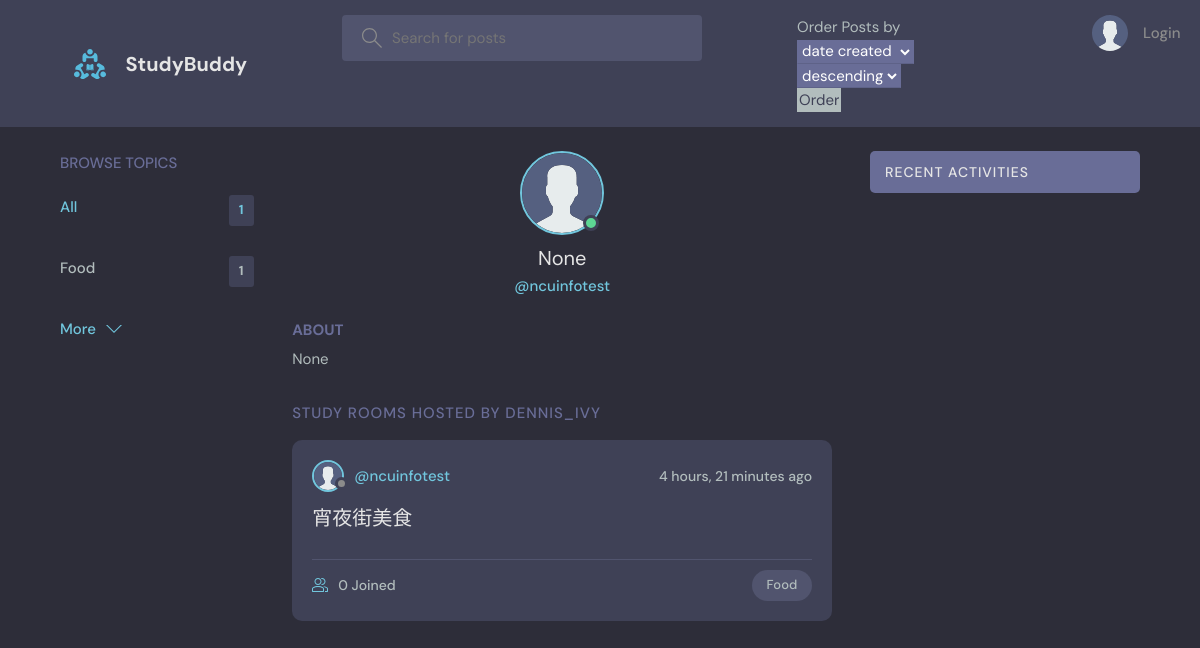
The page /profile/8/ on the database as committed earlier.
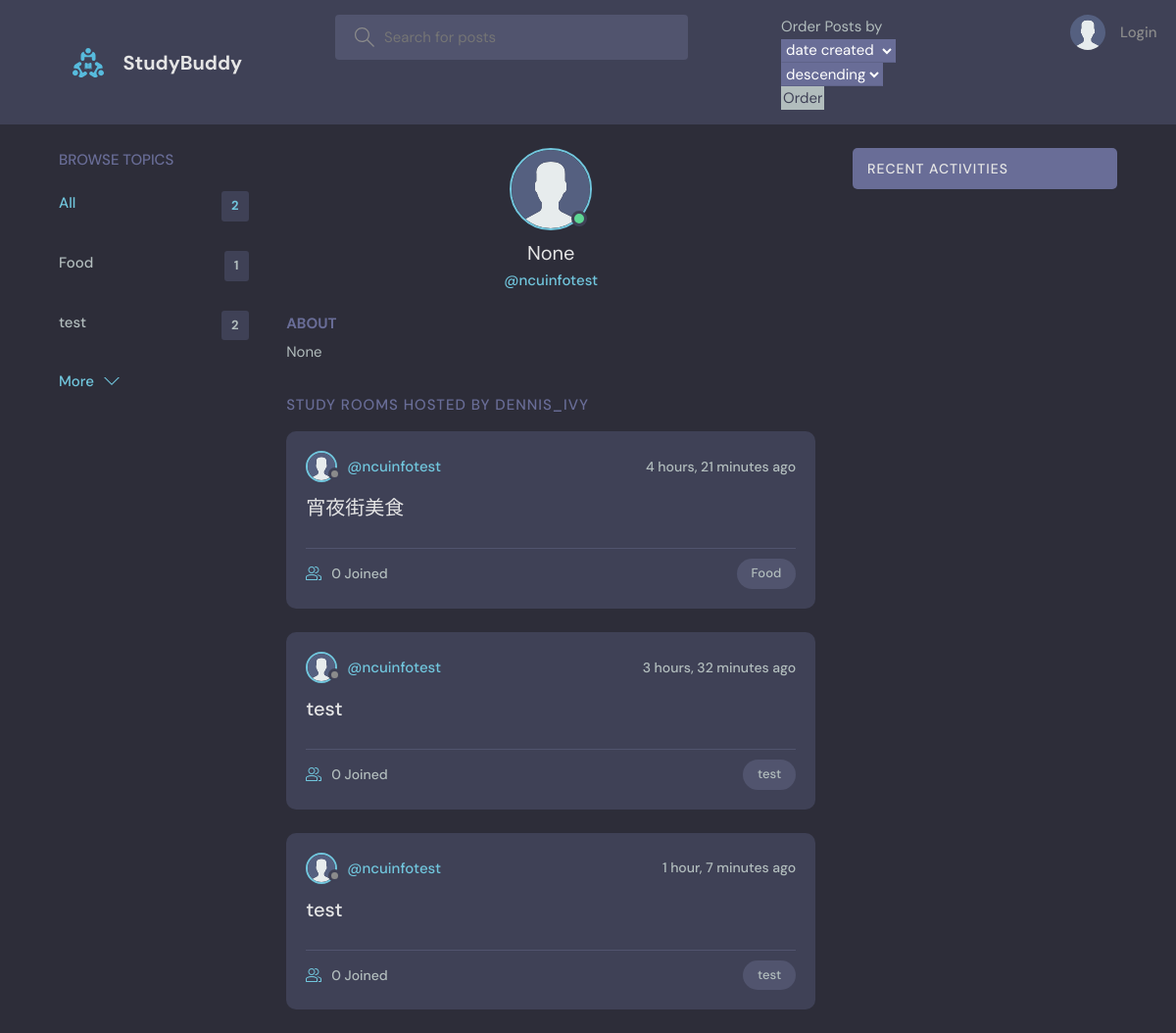
The same page on the database as committed later.
### base/models.py (models this page shows, shortened)
class Topic(models.Model):
    name = models.CharField(max_length=200)

class Room(models.Model):
    host = models.ForeignKey(User, on_delete=models.SET_NULL, null=True)
    topic = models.ForeignKey(Topic, on_delete=models.SET_NULL, null=True)
    name = models.CharField(max_length=200)
    description = models.TextField(null=True, blank=True)
    participants = models.ManyToManyField(
        User, related_name='participants', blank=True)
    updated = models.DateTimeField(auto_now=True)
    created = models.DateTimeField(auto_now_add=True)
    likes = models.ManyToManyField(User, related_name='post_like', blank=True)
    message_count = models.IntegerField(default=0, null=True, blank=True)
    like_count = models.IntegerField(default=0, null=True, blank=True)
    class Meta:
        pass

class User(AbstractUser):
    name = models.CharField(max_length=200, null=True)
    real_first_name = models.CharField(max_length=200, null=True)
    real_last_name = models.CharField(max_length=200, null=True)
    email = models.EmailField(unique=True, null=True)
    GENDER_MALE = 0
    GENDER_FEMALE = 1
    GENDER_CHOICES = [(GENDER_MALE, 'Male'), (GENDER_FEMALE, 'Female')]
    gender = models.IntegerField(choices=GENDER_CHOICES, null=True)
    bio = models.TextField(max_length=300, null=True)
    avatar = models.ImageField(null=True, default="avatar.svg")
    CL_Subject = 0
    EL_Subject = 1
    FR_Subject = 2
    IPLA_Subject = 3
    MA_Subject = 4
    PH_Subject = 5
    CM_Subject = 6
    OS_Subject = 7
    JS_Subject = 8
    CI_Subject = 9
    ME_Subject = 10
    CH_Subject = 11
    EI_Subject = 12
    BA_Subject = 13
    MIS_Subject = 14
    FM_Subject = 15
    EC_Subject = 16
    EE_Subject = 17
    CE_Subject = 18
    CO_Subject = 19
    IPEECS_Subject = 20
    AP_Subject = 21
    GP_Subject = 22
    SS_Subject = 23
    GA_Subject = 24
    HK_Subject = 25
    LS_Subject = 26
    BM_Subject = 27
    SUBJECT_CHOICES = [(CL_Subject, '中國文學系'), (EL_Subject, '英美語文學系'),
                       (FR_Subject, '法國語文學系'), (IPLA_Subject, '文學院學士班'),
                       (CM_Subject, '化學系'), (OS_Subject, '光電科學與工程學系'),
                       (JS_Subject, '理學院學士班'), (CI_Subject, '土木工程學系'),
                       (ME_Subject, '機械工程學系'), (CH_Subject, '化學工程與材料工程學系'),
                       (EI_Subject, '工學院學士班'), (BA_Subject, '企業管理學系'),
                       (MIS_Subject, '資訊管理學系'), (FM_Subject, '財務金融學系'),
                       (EC_Subject, '經濟學系'), (EE_Subject, '電機工程學系'),
                       (CE_Subject, '資訊工程學系'), (CO_Subject, '通訊工程學系'),
                       (IPEECS_Subject, '資訊電機學院學士班'), (AP_Subject, '大氣科學學系'),
                       (GP_Subject, '地球科學學系'), (SS_Subject, '太空工程與科學學系'),
                       (GA_Subject, '地科院學士班'), (HK_Subject, '客家語文暨社會科學學系'),
                       (LS_Subject, '生命科學系'), (BM_Subject, '生醫工程與科學學系')]
    Subject = models.IntegerField(choices=SUBJECT_CHOICES, null=True)
    USERNAME_FIELD = 'email'
    REQUIRED_FIELDS = ['username']

### base/views.py (the view)
# urls.py: path('profile/<str:pk>/', views.userProfile, name="user-profile"),
def userProfile(request, pk):
    user = User.objects.get(id=pk)
    rooms = user.room_set.all()
    room_messages = user.message_set.all()
    topics = Topic.objects.all()
    context = {'user': user, 'rooms': rooms,
               'room_messages': room_messages, 'topics': topics}
    return render(request, 'base/profile.html', context)

### base/templates/base/profile.html (shortened to what this page needs)
{% extends 'main.html' %}
{% block content %}
<main class="profile-page layout layout--3">
  <div class="container">
    {% include 'base/topics_component.html' %}
    <div class="roomList">
      <div class="profile">
        <div class="profile__avatar">
          <div class="avatar avatar--large active">
            <img src="{{user.avatar.url}}" />
          </div>
        </div>
        <div class="profile__info">
          <h3>{{user.name}}</h3>
          <p>@{{user.username}}</p>
        </div>
        <div class="profile__about">
          <h3>About</h3>
          <p>
            {{user.bio}}
          </p>
        </div>
      </div>
      <div class="roomList__header">
        <div>
          <h2>Study Rooms Hosted by dennis_ivy</a>
          </h2>
        </div>
      </div>
      {% include 'base/feed_component.html' %}
    </div>
    {% include 'base/activity_component.html' %}
  </div>
</main>
{% endblock content %}

### base/templates/base/topics_component.html
<div class="topics">
    <div class="topics__header">
        <h2>Browse Topics</h2>
    </div>
    <ul class="topics__list">
        <li>
            <a href="{% url 'home' %}" class="active">All <span>{{topics.count}}</span></a>
        </li>
        {% for topic in topics %}
        <li>
            <a href="{% url 'home' %}?q={{topic.name}}">{{topic.name}}<span>{{topic.room_set.all.count}}</span></a>
        </li>
        {% endfor %}
    </ul>
    <a class="btn btn--link" href="{% url 'topics' %}">
        More
        <svg version="1.1" xmlns="http://www.w3.org/2000/svg" width="32" height="32" viewBox="0 0 32 32">
            <title>chevron-down</title>
            <path d="M16 21l-13-13h-3l16 16 16-16h-3l-13 13z"></path>
        </svg>
    </a>
</div>

### base/templates/base/feed_component.html (shortened to what this page needs)
{% for room in rooms %}
<div class="roomListRoom">
    <div class="roomListRoom__header">
        <a href="{% url 'user-profile' room.host.id %}" class="roomListRoom__author">
            <div class="avatar avatar--small">
                <img src="{{room.host.avatar.url}}" />
            </div>
            <span>@{{room.host.username}}</span>
        </a>
        <div class="roomListRoom__actions">
            <span>{{room.created|timesince}} ago</span>
        </div>
    </div>
    <div class="roomListRoom__content">
        <a href="{% url 'room' room.id %}">{{room.name}}</a>
    </div>
    <div class="roomListRoom__meta">
        <a href="{% url 'room' room.id %}" class="roomListRoom__joined">
            {{room.participants.all.count}} Joined
        </a>
        <p class="roomListRoom__topic">{{room.topic.name}}</p>
    </div>
</div>
{% endfor %}

Rows that differ between the two databases and show on the page:
added Topic: name "test", room_set.all.count "2"
added Room: host.avatar (placeholder picture), host.username "ncuinfotest", created "3 hours, 32 minutes", name "test", participants.all.count "0", topic.name "test"
added Room: host.avatar (placeholder picture), host.username "ncuinfotest", created "1 hour, 7 minutes", name "test", participants.all.count "0", topic.name "test"
Other text that changed with them:
{{ topics.count }}: "1" → "2"
